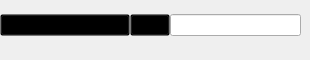
      <widget class="QWidget" name="page_4">
       <widget class="QWidget" name="horizontalLayoutWidget_4">
        <property name="geometry">
         <rect>
          <x>0</x>
          <y>0</y>
          <width>301</width>
          <height>51</height>
         </rect>
        </property>
        <property name="styleSheet">
         <string>#tarbar_button_shot{
	
	border-image: url(:/images/shot-trans.png);
	border:none;
}

#tarbar_button_shot::hover{
	
	border-image: url(:/images/shot-trans-hover.png);
	border:none;
}</string>
        </property>
        <layout class="QHBoxLayout" name="tab_note_list_horizontalLayout" stretch="0,0,0">
         <property name="spacing">
          <number>0</number>
         </property>
         <property name="sizeConstraint">
          <enum>QLayout::SetMinimumSize</enum>
         </property>
         <property name="leftMargin">
          <number>0</number>
         </property>
         <property name="topMargin">
          <number>0</number>
         </property>
         <item>
          <widget class="QComboBox" name="tab_note_list_button_sort">
           <property name="enabled">
            <bool>true</bool>
           </property>
           <property name="minimumSize">
            <size>
             <width>0</width>
             <height>20</height>
            </size>
           </property>
           <property name="styleSheet">
            <string notr="true">QComboBox{
	background-color:transparent;
	selection-background-color: white;
	selection-color:black;
	
}
QComboBox::editable {

    background-color: transparent;
}


QComboBox QAbstractItemView
 
{
	width:160px;
	height:40px;
 	outline:0px;
   
 
}

QComboBox QAbstractItemView::item
 
{
	width:160px;
	height:40px;

    border:none;
 
}
QComboBox QAbstractItemView::item:selected
 
{
 	border:none;
	color:#f00;
    background-color:rgb(242, 150,150);
 
}</string>
           </property>
           <item>
            <property name="text">
             <string>新旧排序</string>
            </property>
           </item>
           <item>
            <property name="text">
             <string>旧新排序</string>
            </property>
           </item>
           <item>
            <property name="text">
             <string>字母A-Z排序</string>
            </property>
           </item>
           <item>
            <property name="text">
             <string>字母Z-A排序</string>
            </property>
           </item>
           <item>
            <property name="text">
             <string>复习进度快-慢排序</string>
            </property>
           </item>
           <item>
            <property name="text">
             <string>复习进度慢-快排序</string>
            </property>
           </item>
           <item>
            <property name="text">
             <string>随机排序</string>
            </property>
           </item>
          </widget>
         </item>
         <item>
          <widget class="QPushButton" name="tab_note_list_button_setting">
           <property name="toolTip">
            <string>更多功能</string>
           </property>
           <property name="styleSheet">
            <string notr="true">QPushButton{
	background-color:transparent;
}</string>
           </property>
           <property name="text">
            <string/>
           </property>
           <property name="icon">
            <iconset>
             <selectedoff>:/images/wb-setting-normal.png</selectedoff>
            </iconset>
           </property>
           <property name="checkable">
            <bool>false</bool>
           </property>
          </widget>
         </item>
         <item>
          <widget class="QLineEdit" name="tab_note_list_edit_find">
           <property name="styleSheet">
            <string notr="true"/>
           </property>
          </widget>
         </item>
        </layout>
       </widget>
      </widget>
